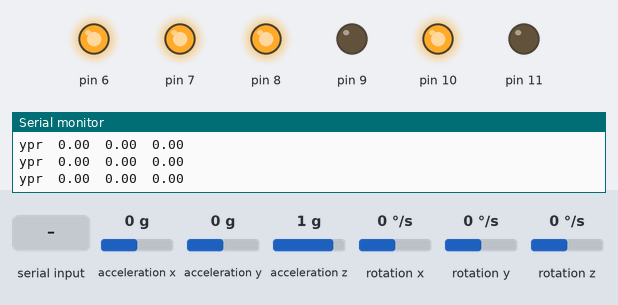
Simulated run of this sketch. Board: Arduino Mega 2560, built with avr-gcc and run on an emulated ATmega2560. Shown: output pins drawn as LEDs (lit = HIGH), the last lines printed to the serial monitor. The test bench sets the inputs (shaded band); at power-on: acceleration y 0 g, acceleration x 0 g, acceleration z 1 g, rotation x 0 °/s, rotation y 0 °/s, rotation z 0 °/s.

Above: at 1.7 s.
1.8 s: "3" received over the second serial link
At 4.5 s:
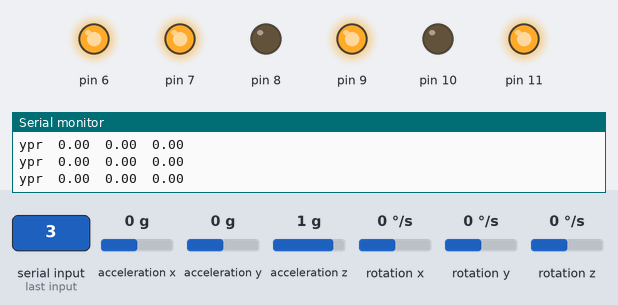
4.8 s: "90,45\n" received over the second serial link
At 5.29 s:
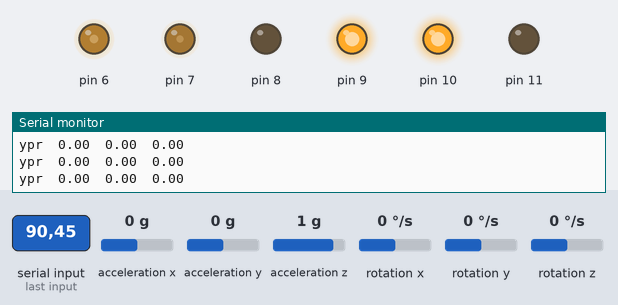
7.2 s: "3" received over the second serial link
At 8.61 s:
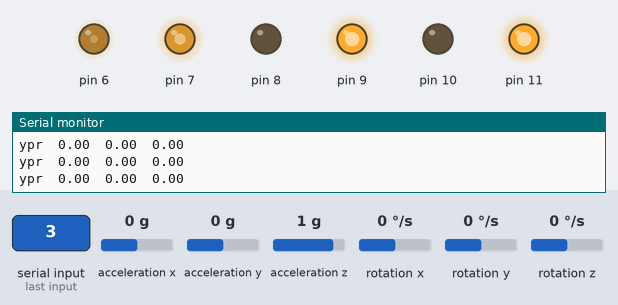
10.2 s: "1024\n" received over the second serial link
At 10.98 s:
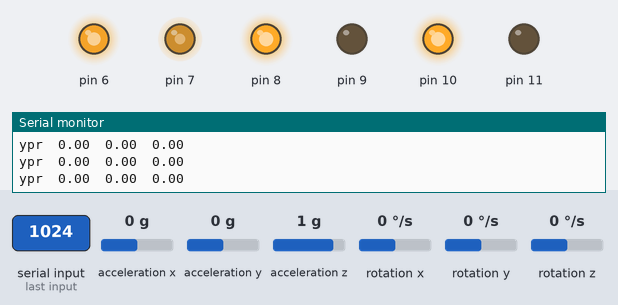
12.3 s: acceleration y set to 0.8 g
At 13.5 s:
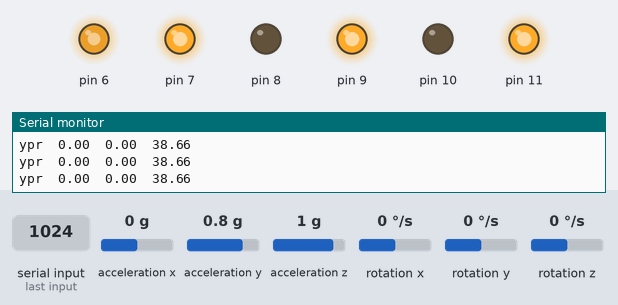
13.8 s: acceleration y set to -1.4 g
At 14.7 s:
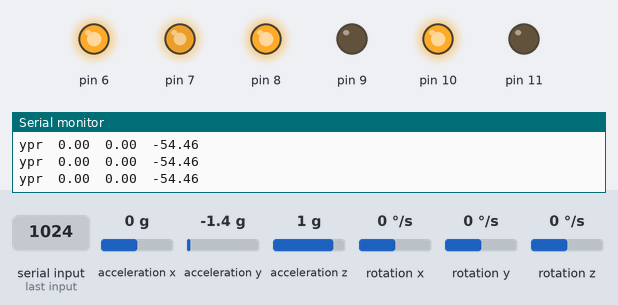
Timing chart, 0 to 16.3 s (numbered marks = the images above; inputs shaded):
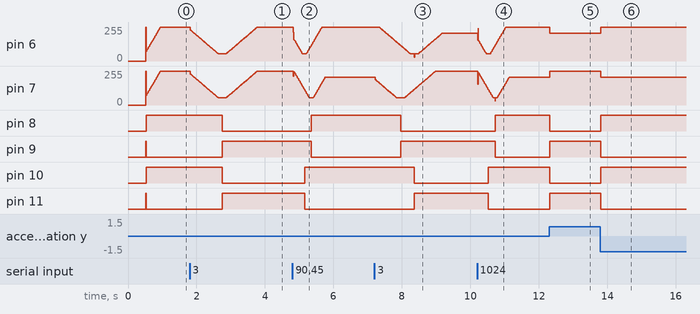

The sketch:

MPU6050.ino
```cpp
#include <Wire.h>
#include "PID_v1.h"
#include "LMotorController.h"
#include "I2Cdev.h"

#include "MPU6050_6Axis_MotionApps20.h"

#if I2CDEV_IMPLEMENTATION == I2CDEV_ARDUINO_WIRE
    #include "Wire.h"
#endif

#define LOG_INPUT 1
#define MOVE_BACK_FORTH 0
#define UNIT_SPEED 2
#define MIN_ABS_SPEED 30

//MPU

MPU6050 mpu;

// MPU control/status vars
bool dmpReady = false;  // set true if DMP init was successful
uint8_t mpuIntStatus;   // holds actual interrupt status byte from MPU
uint8_t devStatus;      // return status after each device operation (0 = success, !0 = error)
uint16_t packetSize;    // expected DMP packet size (default is 42 bytes)
uint16_t fifoCount;     // count of all bytes currently in FIFO
uint8_t fifoBuffer[64]; // FIFO storage buffer

// orientation/motion vars
Quaternion q;           // [w, x, y, z]         quaternion container// phương hướng
VectorFloat gravity;    // [x, y, z]            gravity vector// gia tốc
float ypr[3];           // [yaw, pitch, roll]   yaw/pitch/roll container and gravity vector


double originalSetpoint = 181;// 182
double setpoint = originalSetpoint;
double movingAngleOffset = 0.15;// 0.3- OK, 0.15 - OK
double input, output;
int moveState=0; //0 = balance; 1 = back; 2 = forth
//kp->ki->kd// giá trị sẽ được thiết lập mặc định
float kp = 39;
float ki = 1100;
float kd = 1.38;
PID pid(&input, &output, &setpoint, kp, ki, kd, DIRECT);// time 5ms & 10ms, sometimes Kp(17.35, 16.86) Ki(302.05, 301.05) Kd(1.21)
//MOTOR CONTROLLER

int ENA = 6;
int IN1 = 8;
int IN2 = 9;
int IN3 = 10;
int IN4 = 11;
int ENB = 7;


//control
int steps1=0; //number of steps for Left Stepper each loop
int steps2=0;
int roll,pitch; //roll and pitch sent from Android device
int pad_x,pad_y; //control pad values sent from Andorid device
char BluetoothData; // the Bluetooth data received
boolean acc_on=false; //Flag to inidicate if to use accelerometer values


LMotorController motorController(ENA, IN1, IN2, ENB, IN3, IN4, 1, 1);

volatile bool mpuInterrupt = false;     // indicates whether MPU interrupt pin has gone high
void dmpDataReady()
{
    mpuInterrupt = true;
}

void Uart_Recieve()
{
  if(Serial1.available())
  {
    BluetoothData=Serial1.read(); //Get next character from bluetooth
    //**** Control Pad on Right -  Sends 'X__,Y___*' every 150ms
    if(BluetoothData=='X'){
      pad_x=Serial1.parseInt();
      while (BluetoothData!='*'){
        if (Serial1.available()){
          BluetoothData=Serial1.read(); //Get next character from bluetooth
          if(BluetoothData=='Y')pad_y=-Serial1.parseInt();
        }
      }
      //Algorithm to convert pad position to number of steps for each motor
      float mag=sqrt(pad_y*pad_y+pad_x*pad_x);
      if (mag>10) mag=10;
      if (pad_y<0) mag=0-mag;
      steps1=steps2=mag;
       if (pad_x>0){ //turning right
        steps2=steps2-mag*pad_x/5.0;
      }else{ //turnign left
        steps1=steps1+mag*pad_x/5.0;
      }
    }
    //**** Control Pad on Left
    if(BluetoothData=='0') {steps1=steps2=0;
    setpoint = originalSetpoint;} //Release
    if(BluetoothData=='1') setpoint = originalSetpoint + 1.5; //Up
    if(BluetoothData=='3') setpoint = originalSetpoint - 1.5; //Down
    if(BluetoothData=='4') { //Left
      steps1=-50;
      steps2=50;
    }
    if(BluetoothData=='2') { //Right
      steps1=50;
      steps2=-50;
    }
  }
}

void setup()
{
    // join I2C bus (I2Cdev library doesn't do this automatically)
    #if I2CDEV_IMPLEMENTATION == I2CDEV_ARDUINO_WIRE
        Wire.begin();
        Wire.setClock(200);
    #elif I2CDEV_IMPLEMENTATION == I2CDEV_BUILTIN_FASTWIRE
        Fastwire::setup(400, true);
    #endif

    // initialize serial communication
    // (115200 chosen because it is required for Teapot Demo output, but it's
    // really up to you depending on your project)
    Serial.begin(115200);
    Serial.println(F("Initializing I2C devices..."));
    mpu.initialize();

    // verify connection
    Serial.println(F("Testing device connections..."));
    Serial.println(mpu.testConnection() ? F("MPU6050 connection successful") : F("MPU6050 connection failed"));
    setupMPU();
    Serial1.begin(9600);
}

void loop()
{
    if (!dmpReady) return;//khi mpu đang ngắt thì set dmpReady=true
    mpuIntStatus = mpu.getIntStatus();

    // get current FIFO count
    fifoCount = mpu.getFIFOCount();

    // check for overflow (this should never happen unless our code is too inefficient)
    if ((mpuIntStatus & 0x10) || fifoCount == 1024)
    {
        // reset so we can continue cleanly
        mpu.resetFIFO();
        Serial.println(F("FIFO overflow!"));

    // otherwise, check for DMP data ready interrupt (this should happen frequently)
    }
    else if (mpuIntStatus & 0x02)
    {
        // wait for correct available data length, should be a VERY short wait
        while (fifoCount < packetSize){
          fifoCount = mpu.getFIFOCount();
        }

        // read a packet from FIFO
        mpu.getFIFOBytes(fifoBuffer, packetSize);

        // track FIFO count here in case there is > 1 packet available
        // (this lets us immediately read more without waiting for an interrupt)//đọc thêm từ fifo mà ko cần chờ ngắt
        fifoCount -= packetSize;

        mpu.dmpGetQuaternion(&q, fifoBuffer);
        mpu.dmpGetGravity(&gravity, &q);
        mpu.dmpGetYawPitchRoll(ypr, &q, &gravity);// chuyển động Yaw, Pitch, Roll
        #if LOG_INPUT
            Serial.print("ypr\t");
            Serial.print(ypr[0] * 180/M_PI);//yaw//chuyển động xoay
            Serial.print("\t");
            Serial.print(ypr[1] * 180/M_PI);//pitch
            Serial.print("\t");
            Serial.println(ypr[2] * 180/M_PI);//rool// nghiên về hai bên
        #endif
        input = ypr[2]*180/M_PI+180;//lấy chuyển động pitch // ngả về trước hoặc về sau
        pid.Compute();
        Uart_Recieve();
        motorController.move(output + steps1, output + steps2,MIN_ABS_SPEED);
   }


}

void setupMPU(){
  // load and configure the DMP
    //Digital Motion Processor bộ xử lí chuyển động kĩ thuật số
    Serial.println(F("Initializing DMP..."));
    devStatus = mpu.dmpInitialize();

    // supply your own gyro offsets here, scaled for min sensitivity
    //cung cấp bù đắp cho con quay hồi chuyển
    mpu.setXGyroOffset(39);
    mpu.setYGyroOffset(14);
    mpu.setZGyroOffset(6);
    mpu.setZAccelOffset(1788); // 1688 factory default for my test chip

    // make sure it worked (returns 0 if so)
    if (devStatus == 0)
    {
        // turn on the DMP, now that it's ready
        Serial.println(F("Enabling DMP..."));
        mpu.setDMPEnabled(true);

        // enable Arduino interrupt detection
        //arduino uno có 2 ngắt
        Serial.println(F("Enabling interrupt detection (Arduino external interrupt 0)..."));
        //attachInterrupt(4, dmpDataReady, RISING);//hàm dmpDataReady//RISING to trigger when the pin goes from low to high//để kích hoạt khi pin từ thấp đến cao
        // interrupt 4 ứng với chân ngắt 2
        mpuIntStatus = mpu.getIntStatus();

        // set our DMP Ready flag so the main loop() function knows it's okay to use it
        Serial.println(F("DMP ready! Waiting for first interrupt..."));
        dmpReady = true;

        // get expected DMP packet size for later comparison
        packetSize = mpu.dmpGetFIFOPacketSize();

        //setup PID

        pid.SetMode(AUTOMATIC);
        pid.SetSampleTime(5);// 10 - OK, 5 - GOOD, 1- CHANGE PID
        pid.SetOutputLimits(-255, 255);// 80 - OK Strong enough
    }
    else
    {
        // ERROR!
        // 1 = initial memory load failed// tải bộ nhớ không thành công
        // 2 = DMP configuration updates failed // cập nhật DMP thất bại
        // (if it's going to break, usually the code will be 1)
        Serial.print(F("DMP Initialization failed (code "));
        Serial.print(devStatus);
        Serial.println(F(")"));
    }
}
```

LMotorController.cpp
```cpp
#include "LMotorController.h"
#include "Arduino.h"


LMotorController::LMotorController(int ena, int in1, int in2, int enb, int in3, int in4, double motorAConst, double motorBConst)
{
    _motorAConst = motorAConst;
    _motorBConst = motorBConst;

	_ena = ena;
	_in1 = in1;
	_in2 = in2;
	_enb = enb;
	_in3 = in3;
	_in4 = in4;

	pinMode(_ena, OUTPUT);
	pinMode(_in1, OUTPUT);
	pinMode(_in2, OUTPUT);

	pinMode(_enb, OUTPUT);
	pinMode(_in3, OUTPUT);
	pinMode(_in4, OUTPUT);
}


void LMotorController::move(int leftSpeed, int rightSpeed, int minAbsSpeed)
{
    if (rightSpeed < 0)
    {
        rightSpeed = min(rightSpeed, -1*minAbsSpeed);
        rightSpeed = max(rightSpeed, -255);
    }
    else if (rightSpeed > 0)
    {
        rightSpeed = max(rightSpeed, minAbsSpeed);
        rightSpeed = min(rightSpeed, 255);
    }

    int realRightSpeed = map(abs(rightSpeed), 0, 255, minAbsSpeed, 255);

    if (leftSpeed < 0)
    {
        leftSpeed = min(leftSpeed, -1*minAbsSpeed);
        leftSpeed = max(leftSpeed, -255);
    }
    else if (leftSpeed > 0)
    {
        leftSpeed = max(leftSpeed, minAbsSpeed);
        leftSpeed = min(leftSpeed, 255);
    }

    int realLeftSpeed = map(abs(leftSpeed), 0, 255, minAbsSpeed, 255);

    digitalWrite(_in3, rightSpeed > 0 ? HIGH : LOW);
    digitalWrite(_in4, rightSpeed > 0 ? LOW : HIGH);
    digitalWrite(_in1, leftSpeed > 0 ? HIGH : LOW);
    digitalWrite(_in2, leftSpeed > 0 ? LOW : HIGH);
    analogWrite(_ena, realRightSpeed * _motorAConst);
    analogWrite(_enb, realLeftSpeed * _motorBConst);
}


void LMotorController::move(int speed, int minAbsSpeed)
{
    int direction = 1;

    if (speed < 0)
    {
        direction = -1;

        speed = min(speed, -1*minAbsSpeed);
        speed = max(speed, -255);
    }
    else
    {
        speed = max(speed, minAbsSpeed);
        speed = min(speed, 255);
    }

    if (speed == _currentSpeed) return;

    int realSpeed = max(minAbsSpeed, abs(speed));

//    Serial.print("real speed A:");
//Serial.println(realSpeed * _motorAConst);
//Serial.print("real speed B:");
//Serial.println(realSpeed * _motorBConst);
    digitalWrite(_in1, speed > 0 ? HIGH : LOW);
    digitalWrite(_in2, speed > 0 ? LOW : HIGH);
    digitalWrite(_in3, speed > 0 ? HIGH : LOW);
    digitalWrite(_in4, speed > 0 ? LOW : HIGH);
    analogWrite(_ena, realSpeed * _motorAConst);
    analogWrite(_enb, realSpeed * _motorBConst);

    _currentSpeed = direction * realSpeed;
}


//void LMotorController::move(int speed)
//{
//    if (speed == _currentSpeed) return;
//
//    if (speed > 255) speed = 255;
//    else if (speed < -255) speed = -255;
//
//    digitalWrite(_in1, speed > 0 ? HIGH : LOW);
//    digitalWrite(_in2, speed > 0 ? LOW : HIGH);
//    digitalWrite(_in3, speed > 0 ? HIGH : LOW);
//    digitalWrite(_in4, speed > 0 ? LOW : HIGH);
//    analogWrite(_ena, abs(speed) * _motorAConst);
//    analogWrite(_enb, abs(speed) * _motorBConst);
//
//    _currentSpeed = speed;
//}


void LMotorController::turnLeft(int speed, bool kick)
{
    digitalWrite(_in1, HIGH);
    digitalWrite(_in2, LOW);
    digitalWrite(_in3, LOW);
    digitalWrite(_in4, HIGH);

    if (kick)
    {
        analogWrite(_ena, 255);
        analogWrite(_enb, 255);

        delay(100);
    }

    analogWrite(_ena, speed * _motorAConst);
    analogWrite(_enb, speed * _motorBConst);
}


void LMotorController::turnRight(int speed, bool kick)
{
    digitalWrite(_in1, LOW);
    digitalWrite(_in2, HIGH);
    digitalWrite(_in3, HIGH);
    digitalWrite(_in4, LOW);

    if (kick)
    {
        analogWrite(_ena, 255);
        analogWrite(_enb, 255);

        delay(100);
    }

    analogWrite(_ena, speed * _motorAConst);
    analogWrite(_enb, speed * _motorBConst);
}


void LMotorController::stopMoving()
{
    digitalWrite(_in1, LOW);
    digitalWrite(_in2, LOW);
    digitalWrite(_in3, LOW);
    digitalWrite(_in4, LOW);
    digitalWrite(_ena, HIGH);
    digitalWrite(_enb, HIGH);

    _currentSpeed = 0;
}
```

LMotorController.h
```cpp
#ifndef LMotorController_h
#define LMotorController_h


#include "Arduino.h"


class LMotorController
{
protected:
    int _ena, _in1, _in2, _enb, _in3, _in4;
    int _currentSpeed;
    double _motorAConst, _motorBConst;
public:
    LMotorController(int ena, int in1, int in2, int enb, int in3, int in4, double motorAConst, double motorBConst);
    void move(int leftSpeed, int rightSpeed, int minAbsSpeed);
//    void move(int speed);
    void move(int speed, int minAbsSpeed);
    void turnLeft(int speed, bool kick);
    void turnRight(int speed, bool kick);
    void stopMoving();
};


#endif
```

Measured:
- after the input at 1.8 s, pin 8, pin 10: HIGH → LOW after 0.95 s; pin 9, pin 11: LOW → HIGH after 0.95 s
- after the input at 4.8 s, pin 8: LOW → HIGH after 0.56 s; pin 9: HIGH → LOW after 0.56 s; pin 10: LOW → HIGH after 0.36 s; pin 11: HIGH → LOW after 0.36 s
- after the input at 7.2 s, pin 8: HIGH → LOW after 0.76 s; pin 9: LOW → HIGH after 0.76 s; pin 10: HIGH → LOW after 1.2 s; pin 11: LOW → HIGH after 1.2 s
- after the input at 10.2 s, pin 8: LOW → HIGH after 0.53 s; pin 9: HIGH → LOW after 0.53 s; pin 10: LOW → HIGH after 0.32 s; pin 11: HIGH → LOW after 0.32 s
- after the input at 12.3 s, pin 6: 255/255 → 210/255 at once; pin 7: 210/255 → 255/255 at once; pin 8, pin 10: HIGH → LOW at once; pin 9, pin 11: LOW → HIGH at once
- after the input at 13.8 s, pin 6: 210/255 → 255/255 at once; pin 7: 255/255 → 210/255 at once; pin 8, pin 10: LOW → HIGH at once; pin 9, pin 11: HIGH → LOW at once
